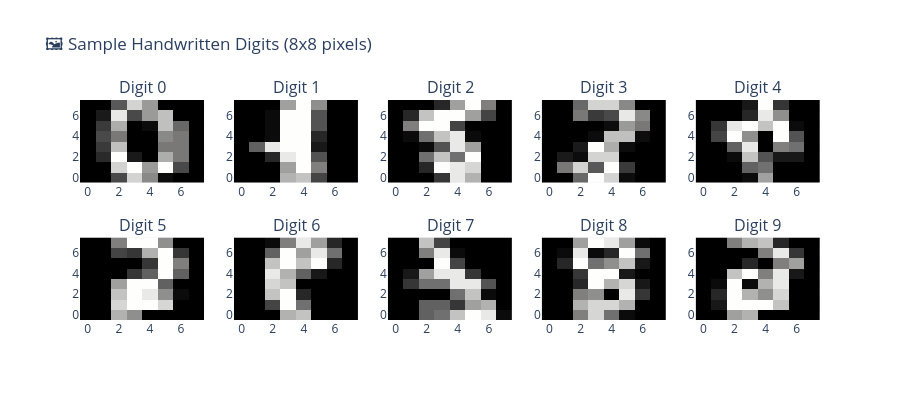

This figure's notebook cell:
### Markdown cell above
### 👁️🗨️ Regardons les données

Chaque chiffre est représenté par une liste de 64 nombres (8×8 pixels en niveaux de gris). Visualisons-en quelques-uns.

### Code cell
# Note pédagogique : afficher des exemples de chiffres aide à comprendre les entrées de 8x8 pixels.

plot_digit_samples(X_digits, y_digits)

### Figure 1 — Plotly figure (JSON) as saved in the notebook; plotly's stock layout.template omitted (floating-point values rounded to 4 significant figures)
{"data": [{"colorscale": [[0.0, "rgb(0, 0, 0)"], [0.09091, "rgb(16, 16, 16)"], [0.1818, "rgb(38, 38, 38)"], [0.2727, "rgb(59, 59, 59)"], [0.3636, "rgb(81, 80, 80)"], [0.4545, "rgb(102, 101, 101)"], [0.5455, "rgb(124, 123, 122)"], [0.6364, "rgb(146, 146, 145)"], [0.7273, "rgb(171, 171, 170)"], [0.8182, "rgb(197, 197, 195)"], [0.9091, "rgb(224, 224, 223)"], [1.0, "rgb(254, 254, 253)"]], "showscale": false, "type": "heatmap", "xaxis": "x", "yaxis": "y", "z": [[0.0, 0.0, 5.0, 13.0, 9.0, 1.0, 0.0, 0.0], [0.0, 0.0, 13.0, 15.0, 10.0, 15.0, 5.0, 0.0], [0.0, 3.0, 15.0, 2.0, 0.0, 11.0, 8.0, 0.0], [0.0, 4.0, 12.0, 0.0, 0.0, 8.0, 8.0, 0.0], [0.0, 5.0, 8.0, 0.0, 0.0, 9.0, 8.0, 0.0], [0.0, 4.0, 11.0, 0.0, 1.0, 12.0, 7.0, 0.0], [0.0, 2.0, 14.0, 5.0, 10.0, 12.0, 0.0, 0.0], [0.0, 0.0, 6.0, 13.0, 10.0, 0.0, 0.0, 0.0]]}, {"colorscale": [[0.0, "rgb(0, 0, 0)"], [0.09091, "rgb(16, 16, 16)"], [0.1818, "rgb(38, 38, 38)"], [0.2727, "rgb(59, 59, 59)"], [0.3636, "rgb(81, 80, 80)"], [0.4545, "rgb(102, 101, 101)"], [0.5455, "rgb(124, 123, 122)"], [0.6364, "rgb(146, 146, 145)"], [0.7273, "rgb(171, 171, 170)"], [0.8182, "rgb(197, 197, 195)"], [0.9091, "rgb(224, 224, 223)"], [1.0, "rgb(254, 254, 253)"]], "showscale": false, "type": "heatmap", "xaxis": "x2", "yaxis": "y2", "z": [[0.0, 0.0, 0.0, 12.0, 13.0, 5.0, 0.0, 0.0], [0.0, 0.0, 0.0, 11.0, 16.0, 9.0, 0.0, 0.0], [0.0, 0.0, 3.0, 15.0, 16.0, 6.0, 0.0, 0.0], [0.0, 7.0, 15.0, 16.0, 16.0, 2.0, 0.0, 0.0], [0.0, 0.0, 1.0, 16.0, 16.0, 3.0, 0.0, 0.0], [0.0, 0.0, 1.0, 16.0, 16.0, 6.0, 0.0, 0.0], [0.0, 0.0, 1.0, 16.0, 16.0, 6.0, 0.0, 0.0], [0.0, 0.0, 0.0, 11.0, 16.0, 10.0, 0.0, 0.0]]}, {"colorscale": [[0.0, "rgb(0, 0, 0)"], [0.09091, "rgb(16, 16, 16)"], [0.1818, "rgb(38, 38, 38)"], [0.2727, "rgb(59, 59, 59)"], [0.3636, "rgb(81, 80, 80)"], [0.4545, "rgb(102, 101, 101)"], [0.5455, "rgb(124, 123, 122)"], [0.6364, "rgb(146, 146, 145)"], [0.7273, "rgb(171, 171, 170)"], [0.8182, "rgb(197, 197, 195)"], [0.9091, "rgb(224, 224, 223)"], [1.0, "rgb(254, 254, 253)"]], "showscale": false, "type": "heatmap", "xaxis": "x3", "yaxis": "y3", "z": [[0.0, 0.0, 0.0, 4.0, 15.0, 12.0, 0.0, 0.0], [0.0, 0.0, 3.0, 16.0, 15.0, 14.0, 0.0, 0.0], [0.0, 0.0, 8.0, 13.0, 8.0, 16.0, 0.0, 0.0], [0.0, 0.0, 1.0, 6.0, 15.0, 11.0, 0.0, 0.0], [0.0, 1.0, 8.0, 13.0, 15.0, 1.0, 0.0, 0.0], [0.0, 9.0, 16.0, 16.0, 5.0, 0.0, 0.0, 0.0], [0.0, 3.0, 13.0, 16.0, 16.0, 11.0, 5.0, 0.0], [0.0, 0.0, 0.0, 3.0, 11.0, 16.0, 9.0, 0.0]]}, {"colorscale": [[0.0, "rgb(0, 0, 0)"], [0.09091, "rgb(16, 16, 16)"], [0.1818, "rgb(38, 38, 38)"], [0.2727, "rgb(59, 59, 59)"], [0.3636, "rgb(81, 80, 80)"], [0.4545, "rgb(102, 101, 101)"], [0.5455, "rgb(124, 123, 122)"], [0.6364, "rgb(146, 146, 145)"], [0.7273, "rgb(171, 171, 170)"], [0.8182, "rgb(197, 197, 195)"], [0.9091, "rgb(224, 224, 223)"], [1.0, "rgb(254, 254, 253)"]], "showscale": false, "type": "heatmap", "xaxis": "x4", "yaxis": "y4", "z": [[0.0, 0.0, 7.0, 15.0, 13.0, 1.0, 0.0, 0.0], [0.0, 8.0, 13.0, 6.0, 15.0, 4.0, 0.0, 0.0], [0.0, 2.0, 1.0, 13.0, 13.0, 0.0, 0.0, 0.0], [0.0, 0.0, 2.0, 15.0, 11.0, 1.0, 0.0, 0.0], [0.0, 0.0, 0.0, 1.0, 12.0, 12.0, 1.0, 0.0], [0.0, 0.0, 0.0, 0.0, 1.0, 10.0, 8.0, 0.0], [0.0, 0.0, 8.0, 4.0, 5.0, 14.0, 9.0, 0.0], [0.0, 0.0, 7.0, 13.0, 13.0, 9.0, 0.0, 0.0]]}, {"colorscale": [[0.0, "rgb(0, 0, 0)"], [0.09091, "rgb(16, 16, 16)"], [0.1818, "rgb(38, 38, 38)"], [0.2727, "rgb(59, 59, 59)"], [0.3636, "rgb(81, 80, 80)"], [0.4545, "rgb(102, 101, 101)"], [0.5455, "rgb(124, 123, 122)"], [0.6364, "rgb(146, 146, 145)"], [0.7273, "rgb(171, 171, 170)"], [0.8182, "rgb(197, 197, 195)"], [0.9091, "rgb(224, 224, 223)"], [1.0, "rgb(254, 254, 253)"]], "showscale": false, "type": "heatmap", "xaxis": "x5", "yaxis": "y5", "z": [[0.0, 0.0, 0.0, 1.0, 11.0, 0.0, 0.0, 0.0], [0.0, 0.0, 0.0, 7.0, 8.0, 0.0, 0.0, 0.0], [0.0, 0.0, 1.0, 13.0, 6.0, 2.0, 2.0, 0.0], [0.0, 0.0, 7.0, 15.0, 0.0, 9.0, 8.0, 0.0], [0.0, 5.0, 16.0, 10.0, 0.0, 16.0, 6.0, 0.0], [0.0, 4.0, 15.0, 16.0, 13.0, 16.0, 1.0, 0.0], [0.0, 0.0, 0.0, 3.0, 15.0, 10.0, 0.0, 0.0], [0.0, 0.0, 0.0, 2.0, 16.0, 4.0, 0.0, 0.0]]}, {"colorscale": [[0.0, "rgb(0, 0, 0)"], [0.09091, "rgb(16, 16, 16)"], [0.1818, "rgb(38, 38, 38)"], [0.2727, "rgb(59, 59, 59)"], [0.3636, "rgb(81, 80, 80)"], [0.4545, "rgb(102, 101, 101)"], [0.5455, "rgb(124, 123, 122)"], [0.6364, "rgb(146, 146, 145)"], [0.7273, "rgb(171, 171, 170)"], [0.8182, "rgb(197, 197, 195)"], [0.9091, "rgb(224, 224, 223)"], [1.0, "rgb(254, 254, 253)"]], "showscale": false, "type": "heatmap", "xaxis": "x6", "yaxis": "y6", "z": [[0.0, 0.0, 12.0, 10.0, 0.0, 0.0, 0.0, 0.0], [0.0, 0.0, 14.0, 16.0, 16.0, 14.0, 0.0, 0.0], [0.0, 0.0, 13.0, 16.0, 15.0, 10.0, 1.0, 0.0], [0.0, 0.0, 11.0, 16.0, 16.0, 7.0, 0.0, 0.0], [0.0, 0.0, 0.0, 4.0, 7.0, 16.0, 7.0, 0.0], [0.0, 0.0, 0.0, 0.0, 4.0, 16.0, 9.0, 0.0], [0.0, 0.0, 5.0, 4.0, 12.0, 16.0, 4.0, 0.0], [0.0, 0.0, 9.0, 16.0, 16.0, 10.0, 0.0, 0.0]]}, {"colorscale": [[0.0, "rgb(0, 0, 0)"], [0.09091, "rgb(16, 16, 16)"], [0.1818, "rgb(38, 38, 38)"], [0.2727, "rgb(59, 59, 59)"], [0.3636, "rgb(81, 80, 80)"], [0.4545, "rgb(102, 101, 101)"], [0.5455, "rgb(124, 123, 122)"], [0.6364, "rgb(146, 146, 145)"], [0.7273, "rgb(171, 171, 170)"], [0.8182, "rgb(197, 197, 195)"], [0.9091, "rgb(224, 224, 223)"], [1.0, "rgb(254, 254, 253)"]], "showscale": false, "type": "heatmap", "xaxis": "x7", "yaxis": "y7", "z": [[0.0, 0.0, 0.0, 12.0, 13.0, 0.0, 0.0, 0.0], [0.0, 0.0, 5.0, 16.0, 8.0, 0.0, 0.0, 0.0], [0.0, 0.0, 13.0, 16.0, 3.0, 0.0, 0.0, 0.0], [0.0, 0.0, 14.0, 13.0, 0.0, 0.0, 0.0, 0.0], [0.0, 0.0, 15.0, 12.0, 7.0, 2.0, 0.0, 0.0], [0.0, 0.0, 13.0, 16.0, 13.0, 16.0, 3.0, 0.0], [0.0, 0.0, 7.0, 16.0, 11.0, 15.0, 8.0, 0.0], [0.0, 0.0, 1.0, 9.0, 15.0, 11.0, 3.0, 0.0]]}, {"colorscale": [[0.0, "rgb(0, 0, 0)"], [0.09091, "rgb(16, 16, 16)"], [0.1818, "rgb(38, 38, 38)"], [0.2727, "rgb(59, 59, 59)"], [0.3636, "rgb(81, 80, 80)"], [0.4545, "rgb(102, 101, 101)"], [0.5455, "rgb(124, 123, 122)"], [0.6364, "rgb(146, 146, 145)"], [0.7273, "rgb(171, 171, 170)"], [0.8182, "rgb(197, 197, 195)"], [0.9091, "rgb(224, 224, 223)"], [1.0, "rgb(254, 254, 253)"]], "showscale": false, "type": "heatmap", "xaxis": "x8", "yaxis": "y8", "z": [[0.0, 0.0, 7.0, 8.0, 13.0, 16.0, 15.0, 1.0], [0.0, 0.0, 7.0, 7.0, 4.0, 11.0, 12.0, 0.0], [0.0, 0.0, 0.0, 0.0, 8.0, 13.0, 1.0, 0.0], [0.0, 4.0, 8.0, 8.0, 15.0, 15.0, 6.0, 0.0], [0.0, 2.0, 11.0, 15.0, 15.0, 4.0, 0.0, 0.0], [0.0, 0.0, 0.0, 16.0, 5.0, 0.0, 0.0, 0.0], [0.0, 0.0, 9.0, 15.0, 1.0, 0.0, 0.0, 0.0], [0.0, 0.0, 13.0, 5.0, 0.0, 0.0, 0.0, 0.0]]}, {"colorscale": [[0.0, "rgb(0, 0, 0)"], [0.09091, "rgb(16, 16, 16)"], [0.1818, "rgb(38, 38, 38)"], [0.2727, "rgb(59, 59, 59)"], [0.3636, "rgb(81, 80, 80)"], [0.4545, "rgb(102, 101, 101)"], [0.5455, "rgb(124, 123, 122)"], [0.6364, "rgb(146, 146, 145)"], [0.7273, "rgb(171, 171, 170)"], [0.8182, "rgb(197, 197, 195)"], [0.9091, "rgb(224, 224, 223)"], [1.0, "rgb(254, 254, 253)"]], "showscale": false, "type": "heatmap", "xaxis": "x9", "yaxis": "y9", "z": [[0.0, 0.0, 9.0, 14.0, 8.0, 1.0, 0.0, 0.0], [0.0, 0.0, 12.0, 14.0, 14.0, 12.0, 0.0, 0.0], [0.0, 0.0, 9.0, 10.0, 0.0, 15.0, 4.0, 0.0], [0.0, 0.0, 3.0, 16.0, 12.0, 14.0, 2.0, 0.0], [0.0, 0.0, 4.0, 16.0, 16.0, 2.0, 0.0, 0.0], [0.0, 3.0, 16.0, 8.0, 10.0, 13.0, 2.0, 0.0], [0.0, 1.0, 15.0, 1.0, 3.0, 16.0, 8.0, 0.0], [0.0, 0.0, 11.0, 16.0, 15.0, 11.0, 1.0, 0.0]]}, {"colorscale": [[0.0, "rgb(0, 0, 0)"], [0.09091, "rgb(16, 16, 16)"], [0.1818, "rgb(38, 38, 38)"], [0.2727, "rgb(59, 59, 59)"], [0.3636, "rgb(81, 80, 80)"], [0.4545, "rgb(102, 101, 101)"], [0.5455, "rgb(124, 123, 122)"], [0.6364, "rgb(146, 146, 145)"], [0.7273, "rgb(171, 171, 170)"], [0.8182, "rgb(197, 197, 195)"], [0.9091, "rgb(224, 224, 223)"], [1.0, "rgb(254, 254, 253)"]], "showscale": false, "type": "heatmap", "xaxis": "x10", "yaxis": "y10", "z": [[0.0, 0.0, 11.0, 12.0, 0.0, 0.0, 0.0, 0.0], [0.0, 2.0, 16.0, 16.0, 16.0, 13.0, 0.0, 0.0], [0.0, 3.0, 16.0, 12.0, 10.0, 14.0, 0.0, 0.0], [0.0, 1.0, 16.0, 1.0, 12.0, 15.0, 0.0, 0.0], [0.0, 0.0, 13.0, 16.0, 9.0, 15.0, 2.0, 0.0], [0.0, 0.0, 0.0, 3.0, 0.0, 9.0, 11.0, 0.0], [0.0, 0.0, 0.0, 0.0, 9.0, 15.0, 4.0, 0.0], [0.0, 0.0, 9.0, 12.0, 13.0, 3.0, 0.0, 0.0]]}], "layout": {"annotations": [{"font": {"size": 16}, "showarrow": false, "text": "Digit 0", "x": 0.084, "xanchor": "center", "xref": "paper", "y": 1.0, "yanchor": "bottom", "yref": "paper"}, {"font": {"size": 16}, "showarrow": false, "text": "Digit 1", "x": 0.292, "xanchor": "center", "xref": "paper", "y": 1.0, "yanchor": "bottom", "yref": "paper"}, {"font": {"size": 16}, "showarrow": false, "text": "Digit 2", "x": 0.5, "xanchor": "center", "xref": "paper", "y": 1.0, "yanchor": "bottom", "yref": "paper"}, {"font": {"size": 16}, "showarrow": false, "text": "Digit 3", "x": 0.708, "xanchor": "center", "xref": "paper", "y": 1.0, "yanchor": "bottom", "yref": "paper"}, {"font": {"size": 16}, "showarrow": false, "text": "Digit 4", "x": 0.916, "xanchor": "center", "xref": "paper", "y": 1.0, "yanchor": "bottom", "yref": "paper"}, {"font": {"size": 16}, "showarrow": false, "text": "Digit 5", "x": 0.084, "xanchor": "center", "xref": "paper", "y": 0.375, "yanchor": "bottom", "yref": "paper"}, {"font": {"size": 16}, "showarrow": false, "text": "Digit 6", "x": 0.292, "xanchor": "center", "xref": "paper", "y": 0.375, "yanchor": "bottom", "yref": "paper"}, {"font": {"size": 16}, "showarrow": false, "text": "Digit 7", "x": 0.5, "xanchor": "center", "xref": "paper", "y": 0.375, "yanchor": "bottom", "yref": "paper"}, {"font": {"size": 16}, "showarrow": false, "text": "Digit 8", "x": 0.708, "xanchor": "center", "xref": "paper", "y": 0.375, "yanchor": "bottom", "yref": "paper"}, {"font": {"size": 16}, "showarrow": false, "text": "Digit 9", "x": 0.916, "xanchor": "center", "xref": "paper", "y": 0.375, "yanchor": "bottom", "yref": "paper"}], "height": 400, "title": {"text": "🖼️ Sample Handwritten Digits (8x8 pixels)"}, "xaxis": {"anchor": "y", "domain": [0.0, 0.168]}, "xaxis10": {"anchor": "y10", "domain": [0.832, 1.0]}, "xaxis2": {"anchor": "y2", "domain": [0.208, 0.376]}, "xaxis3": {"anchor": "y3", "domain": [0.416, 0.584]}, "xaxis4": {"anchor": "y4", "domain": [0.624, 0.792]}, "xaxis5": {"anchor": "y5", "domain": [0.832, 1.0]}, "xaxis6": {"anchor": "y6", "domain": [0.0, 0.168]}, "xaxis7": {"anchor": "y7", "domain": [0.208, 0.376]}, "xaxis8": {"anchor": "y8", "domain": [0.416, 0.584]}, "xaxis9": {"anchor": "y9", "domain": [0.624, 0.792]}, "yaxis": {"anchor": "x", "domain": [0.625, 1.0]}, "yaxis10": {"anchor": "x10", "domain": [0.0, 0.375]}, "yaxis2": {"anchor": "x2", "domain": [0.625, 1.0]}, "yaxis3": {"anchor": "x3", "domain": [0.625, 1.0]}, "yaxis4": {"anchor": "x4", "domain": [0.625, 1.0]}, "yaxis5": {"anchor": "x5", "domain": [0.625, 1.0]}, "yaxis6": {"anchor": "x6", "domain": [0.0, 0.375]}, "yaxis7": {"anchor": "x7", "domain": [0.0, 0.375]}, "yaxis8": {"anchor": "x8", "domain": [0.0, 0.375]}, "yaxis9": {"anchor": "x9", "domain": [0.0, 0.375]}}}
